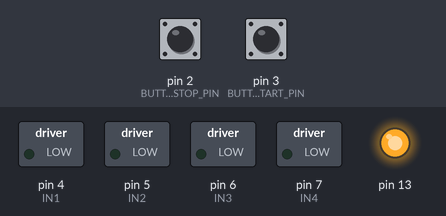
A sketch run on a simulated Arduino Uno, built with avr-gcc and run on an emulated ATmega328P. Parts: switched loads named in the sketch (green lamp = pin HIGH), output pins drawn as LEDs (lit = HIGH). The test bench sets the inputs (shaded band); at power-on: pin 3 (BUTTON_START_PIN) HIGH, pin 2 (BUTTON_STOP_PIN) HIGH. What the sketch prints to the serial monitor is not drawn.

Above: at 1.2 s.
1.3 s: pin 3 (BUTTON_START_PIN) pulled LOW for 0.15 s
At 2.2 s:
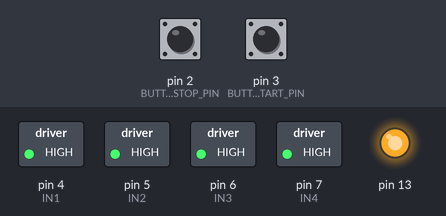
2.9 s: pin 2 (BUTTON_STOP_PIN) pulled LOW for 0.15 s
At 3.4 s:
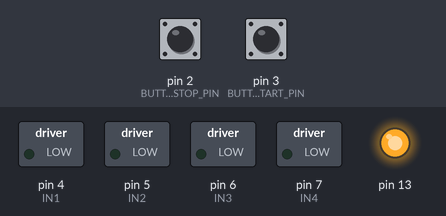
4.5 s: pin 3 (BUTTON_START_PIN) pulled LOW for 1 s
At 5.9 s:
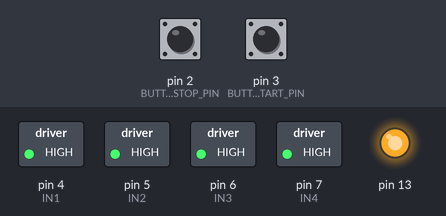
7.0 s: pin 2 (BUTTON_STOP_PIN) pulled LOW for 1 s
At 7.8 s:
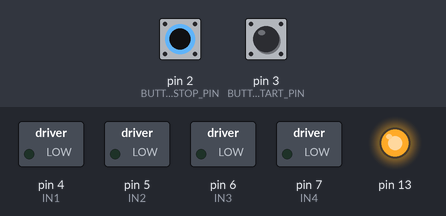
9.5 s: pin 3 (BUTTON_START_PIN) pulsed LOW 2 times (0.12 s each, 0.3 s apart)
At 10.9 s:
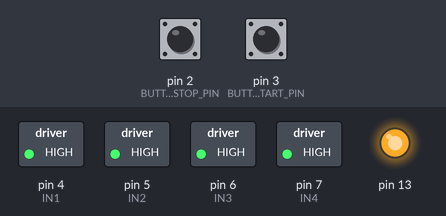
Timing chart, 0 to 12.5 s (numbered marks = the images above; inputs shaded):
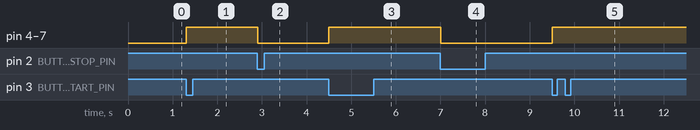

The sketch:

Statemachine.ino
```cpp
#define IN1 4
#define IN2 5
#define IN3 6
#define IN4 7
#define IR_SENSOR A0
#define SERVO 10
#define BUTTON_STOP_PIN 2
#define BUTTON_START_PIN 3

#define MOTOR_STOP      0
#define MOTOR_START     1
#define MOTOR_FORWARD   2
#define MOTOR_BACKWARD  3
#define MOTOR_LEFT      4
#define MOTOR_RIGHT     5

volatile int state;


void setup() {
  pinMode(IN1, OUTPUT);
  pinMode(IN2, OUTPUT);
  pinMode(IN3, OUTPUT);
  pinMode(IN4, OUTPUT);
  pinMode(13, OUTPUT);
  pinMode(BUTTON_STOP_PIN, INPUT_PULLUP);
  pinMode(BUTTON_START_PIN, INPUT_PULLUP);
  Serial.begin(115200);

  attachInterrupt(digitalPinToInterrupt(BUTTON_STOP_PIN), buttonStopInterrupt, FALLING);
  attachInterrupt(digitalPinToInterrupt(BUTTON_START_PIN), buttonStartInterrupt, FALLING);


  digitalWrite(13, HIGH);


  Serial.println("Serial.println(Hallo);");
}

void loop() {
  Serial.println(state);
  switch (state){

    case MOTOR_STOP:
      digitalWrite(IN1, LOW);
      digitalWrite(IN2, LOW);
      digitalWrite(IN3, LOW);
      digitalWrite(IN4, LOW);

      break;
    case MOTOR_START:
      digitalWrite(IN1, HIGH);
      digitalWrite(IN2, HIGH);
      digitalWrite(IN3, HIGH);
      digitalWrite(IN4, HIGH);

      break;
    case MOTOR_FORWARD:
  /*                                      REMOVE COMMENT WHEN SENSOR IMPLEMENTEDED
    if(sensorDistance >= 30)
    {
      digitalWrite(IN1, HIGH);
      digitalWrite(IN2, HIGH);
      digitalWrite(IN3, HIGH);
      digitalWrite(IN4, HIGH);
    }
    */
      break;
    case MOTOR_BACKWARD:

      break;
    case MOTOR_LEFT:

      break;
    case MOTOR_RIGHT:

      break;

    }
/*                                          START/STOP WITHOUT INTERRUPT
  if(digitalRead(BUTTON_STOP_PIN) == LOW)
  {
    Serial.println("STOPPRESSED");
    state = MOTOR_STOP;
  }

  if (digitalRead(BUTTON_START_PIN) == LOW)
  {
    Serial.println("STARTPRESSED");
    state = MOTOR_START;
  }

*/

}

void buttonStartInterrupt(){

  Serial.println("STARTINTERRUPT");
  state = MOTOR_START;
}


void buttonStopInterrupt() {

  Serial.println("STOPINTERRUPT");
  state = MOTOR_STOP;
}
```

Measured:
- after the input at 1.3 s, pin 4 (IN1), pin 5 (IN2), pin 6 (IN3), pin 7 (IN4): LOW → HIGH at once
- after the input at 2.9 s, pin 4 (IN1), pin 5 (IN2), pin 6 (IN3), pin 7 (IN4): HIGH → LOW at once
- after the input at 4.5 s, pin 4 (IN1), pin 5 (IN2), pin 6 (IN3), pin 7 (IN4): LOW → HIGH at once
- after the input at 7.0 s, pin 4 (IN1), pin 5 (IN2), pin 6 (IN3), pin 7 (IN4): HIGH → LOW at once
- after the input at 9.5 s, pin 4 (IN1), pin 5 (IN2), pin 6 (IN3), pin 7 (IN4): LOW → HIGH at once
